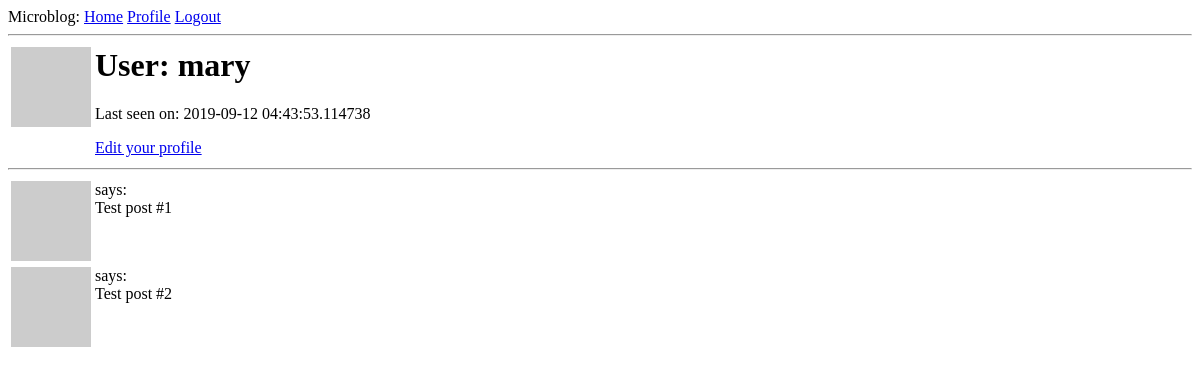
The page /user/mary (signed in) on the database as committed earlier.
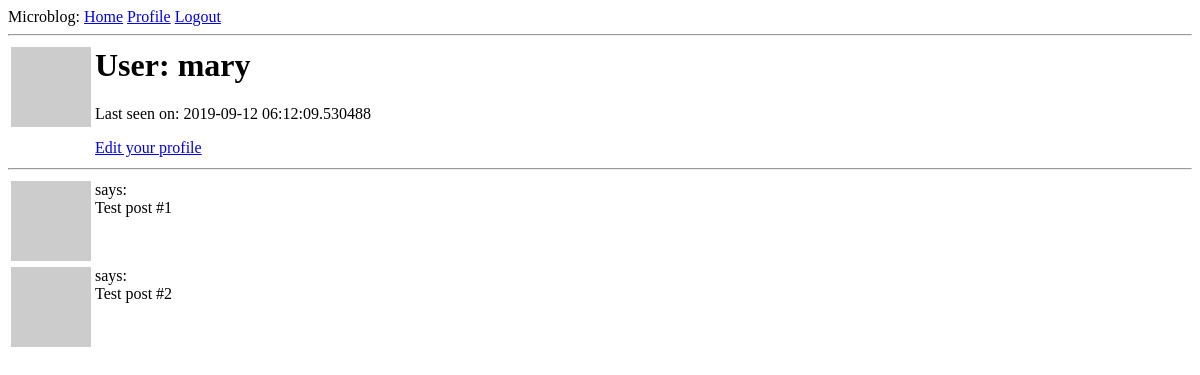
The same page on the database as committed later.
### mblog/models.py (models this page shows, shortened)
class User(UserMixin, db.Model):
    id = db.Column(db.Integer, primary_key=True)
    user_name = db.Column(db.String(64), index=True, unique=True)
    email_id = db.Column(db.String(256), index=True, unique=True)
    password_hash = db.Column(db.String(128))
    posts = db.relationship('Post', backref='author', lazy='dynamic')
    about_me = db.Column(db.String(256))
    last_seen = db.Column(db.DateTime, default=datetime.utcnow)
    def avatar(self, size):
        digest = md5(self.email_id.lower().encode('utf-8')).hexdigest()
        return 'https://www.gravatar.com/avatar/{}?d=identicon&s={}'.format(
            digest, size)

### mblog/routes.py (the view)
@app.route('/user/<username>')
@login_required
def user(username):
    user = User.query.filter_by(user_name=username).first_or_404()
    posts = [
        {'author': user, 'body': 'Test post #1'},
        {'author': user, 'body': 'Test post #2'}
    ]
    return render_template('user.html', user=user, posts=posts)

### mblog/models.py (called while the page is built)
@login.user_loader
def load_user(id):
    return User.query.get(int(id))

### mblog/routes.py (called while the page is built)
@app.before_request
def before_request():
    if current_user.is_authenticated:
        current_user.last_seen = datetime.utcnow()
        db.session.commit()

### mblog/templates/user.html (shortened to what this page needs)
{% extends "base.html" %}
{% block content %}
    <table>
        <tr valign="top">
            <td><img src="{{ user.avatar(128) }}"></td>
            <td>
                <h1>User: {{ user.user_name }}</h1>
                {% if user.last_seen %}
                    <p>Last seen on: {{ user.last_seen }}</p>
                {% endif %}
                {% if user == current_user %}
                    <p><a href="{{ url_for('edit_profile') }}">Edit your profile</a></p>
                {% endif %}
            </td>
        </tr>
    </table>
    <hr>
    {% for post in posts %}
        {% include "_post.html" %}
    {% endfor %}
{% endblock %}

### mblog/templates/base.html (shortened to what this page needs)
<html>
    <head>
    </head>
    <body>
        <div>
              Microblog:
              <a href="{{ url_for('index') }}">Home</a>
              {% if current_user.is_anonymous %}
                  <a href="{{ url_for('login') }}">Login</a>
              {% else %}
                  <a href="{{ url_for('user', username=current_user.user_name) }}">Profile</a>
                  <a href="{{ url_for('logout') }}">Logout</a>
              {% endif %}
        </div>
        <hr>
        {% block content %}{% endblock %}
    </body>
</html>

### mblog/templates/_post.html
<table>
    <tr valign="top">
        <td><img src="{{ post.author.avatar(36) }}"></td>
        <td>{{ post.author.username }} says:<br>{{ post.body }}</td>
    </tr>
</table>

Rows that differ between the two databases and show on the page:
changed User "mary": last_seen "2019-09-12 04:43:53.114738" → "2019-09-12 06:12:09.530488"
